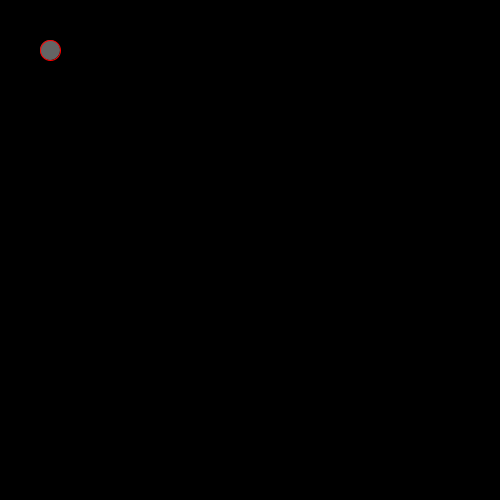
Frame 1 (no input)
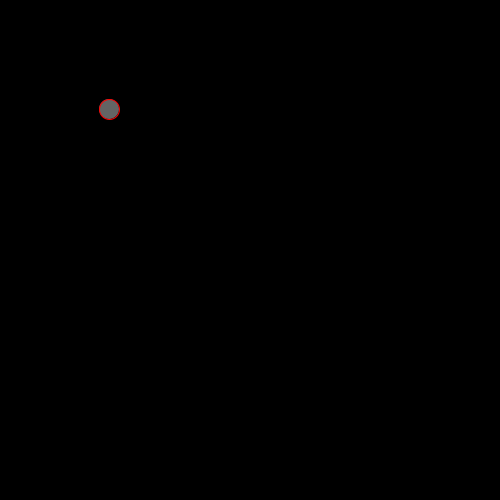
Frame 60 (the mouse pressed at the canvas centre just before this capture)
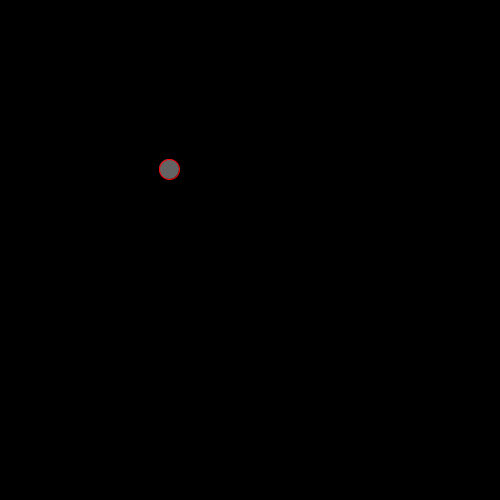
Frame 120 (the mouse held since frame 60 and released just before this capture)

The Processing sketch that drew these frames (run headless with seeded random() and noise(); from frame 60 on, the mouse is pressed at the canvas centre):

// Processing sketch: move_ellipse_side1
// ── move_ellipse_side1.pde
 int circleY,circleX;
 void setup()
{ 
  size(500,500);
  circleY=50;
  circleX=50;
  
}
void draw()
{ 
  background(0);
  fill(100);
  stroke(255,0,0);
  ellipse(circleX ,circleY,20,20);
  circleY  =  circleY + 1;
  circleX = circleX +1;
}
